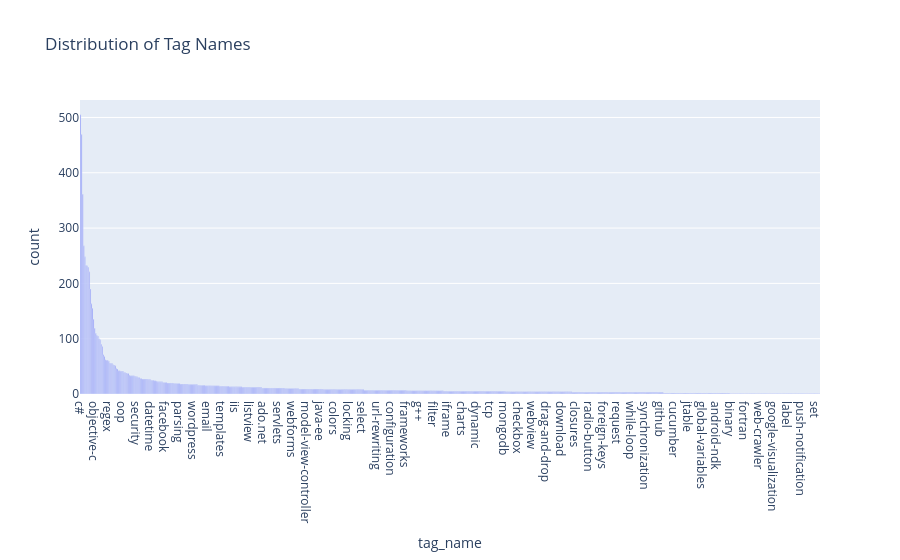

The code cell stored with this chart in its notebook:
### Code cell
tag_counts = df['tag_name'].value_counts().reset_index()
tag_counts.columns = ['tag_name', 'count']
fig = px.bar(tag_counts, x='tag_name', y='count', title='Distribution of Tag Names')
fig.show()

### Figure 1 — Plotly figure (JSON) as saved in the notebook; plotly's stock layout.template omitted (floating-point values rounded to 4 significant figures; data arrays with more than 128 entries replaced by an {"elided": "..."} marker saying what was removed)
{"data": [{"alignmentgroup": "True", "hovertemplate": "tag_name=%{x}<br>count=%{y}<extra></extra>", "legendgroup": "", "marker": {"color": "#636efa", "pattern": {"shape": ""}}, "name": "", "offsetgroup": "", "orientation": "v", "showlegend": false, "textposition": "auto", "type": "bar", "x": {"elided": "681 str values"}, "xaxis": "x", "y": {"elided": "681 int values"}, "yaxis": "y"}], "layout": {"barmode": "relative", "legend": {"tracegroupgap": 0}, "title": {"text": "Distribution of Tag Names"}, "xaxis": {"anchor": "y", "domain": [0, 1], "title": {"text": "tag_name"}}, "yaxis": {"anchor": "x", "domain": [0, 1], "title": {"text": "count"}}}}
